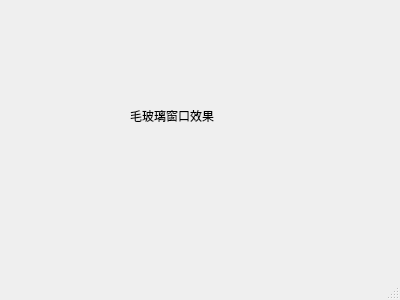
<?xml version="1.0" encoding="UTF-8"?>
<ui version="4.0">
 <class>MainWindow</class>
 <widget class="QMainWindow" name="MainWindow">
  <property name="geometry">
   <rect>
    <x>0</x>
    <y>0</y>
    <width>400</width>
    <height>300</height>
   </rect>
  </property>
  <property name="windowTitle">
   <string>MainWindow</string>
  </property>
  <widget class="QWidget" name="centralwidget">
   <widget class="QLabel" name="label">
    <property name="geometry">
     <rect>
      <x>130</x>
      <y>100</y>
      <width>131</width>
      <height>31</height>
     </rect>
    </property>
    <property name="text">
     <string>毛玻璃窗口效果</string>
    </property>
   </widget>
  </widget>
  <widget class="QMenuBar" name="menubar">
   <property name="geometry">
    <rect>
     <x>0</x>
     <y>0</y>
     <width>400</width>
     <height>21</height>
    </rect>
   </property>
  </widget>
  <widget class="QStatusBar" name="statusbar"/>
 </widget>
 <resources/>
 <connections/>
</ui>
